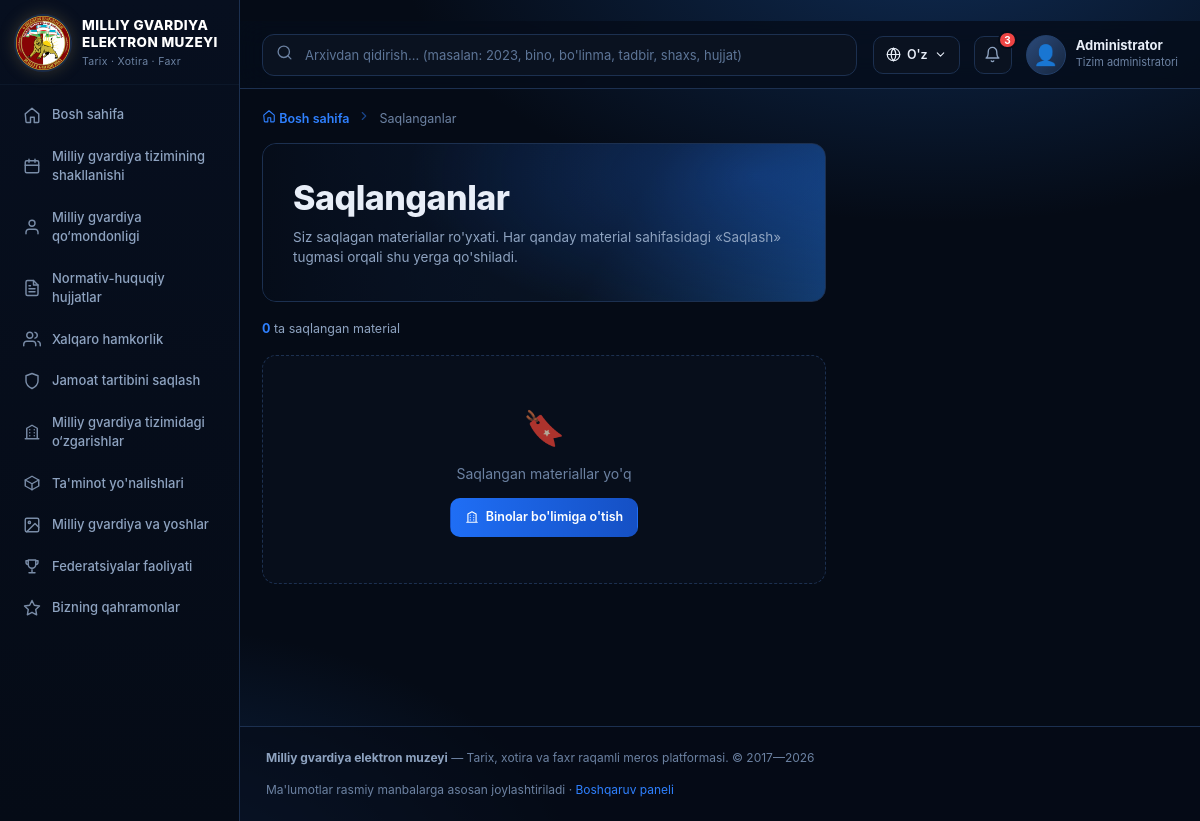
The app's page /saqlanganlar/ with its own data.
### core/models.py (models this page shows, shortened)
class TimeStampedModel(models.Model):
    created_at = models.DateTimeField("Yaratilgan sana", auto_now_add=True)
    updated_at = models.DateTimeField("Yangilangan sana", auto_now=True)
    class Meta:
        abstract = True

class Direction(TimeStampedModel):
    number = models.PositiveIntegerField("Raqam", unique=True)
    title = models.CharField("Nomi", max_length=255)
    description = models.TextField("Tavsif", blank=True)
    icon = models.CharField("Belgi (svg nomi)", max_length=40, default="star")
    url = models.CharField(
        "Havola (URL nomi)", max_length=100, blank=True, default="core:yonalishlar",
    )
    class Meta:
        verbose_name = "Yo'nalish"
        verbose_name_plural = "Yo'nalishlar"
        ordering = ["number"]

### core/views.py (the view, shortened to what this page needs)
# urls.py: path("saqlanganlar/", views.saqlanganlar, name="saqlanganlar"),
def saqlanganlar(request):
    key = request.session.session_key
    saved = Bookmark.objects.filter(session_key=key)
    registry = {
        "bino": (Building, "Yangi bino"),
        "jamoat": (PublicOrder, "Jamoat tartibi"),
        "galaba": (Achievement, "G'alaba"),
        "tadbir": (Event, "Tadbir"),
        "hujjat": (Document, "Hujjat"),
        "talim": (Education, "Ta'minot"),
        "shaxs": (Person, "Shaxs"),
        "qahramon": (Hero, "Qahramon"),
        "media": (MediaItem, "Media"),
    }
    items = []
    return render(request, "core/saqlanganlar.html", {
        "active": "saqlanganlar",
        "title": "Saqlanganlar",
        "subtitle": "Siz saqlagan materiallar ro'yxati. Saqlash tugmasi orqali materiallarni shu yerda to'plashingiz mumkin.",
        "items": items,
        "total": len(items),
    })

### core/i18n.py (called while the page is built)
def get_lang(request):
    lang = getattr(request, "LANGUAGE_CODE", None)
    if lang in LANG_CODES:
        return lang
    lang = request.COOKIES.get(COOKIE)
    return lang if lang in LANG_CODES else DEFAULT

### core/templatetags/mg_tags.py (called while the page is built)
@register.inclusion_tag("includes/icon.html", takes_context=True)
def svg(context, name, size=18):
    return {"path": ICONS.get(name, ""), "size": size}

@register.filter
def split(value, sep=" "):
    if value is None:
        return []
    return str(value).split(sep)

### core/templates/core/saqlanganlar.html (shortened to what this page needs)
{% extends "base.html" %}
{% load mg_tags %}
{% block breadcrumb %}
<nav class="breadcrumb">
  <a href="{% url 'core:home' %}">{% svg 'home' 13 %} Bosh sahifa</a>
  <span class="breadcrumb__sep">{% svg 'chev' 12 %}</span>
  <span>Saqlanganlar</span>
</nav>
{% endblock %}
{% block content %}
<section class="hero">
  <h1 class="page-title">Saqlanganlar</h1>
  <p class="page-sub">Siz saqlagan materiallar ro'yxati. Har qanday material sahifasidagi «Saqlash» tugmasi orqali shu yerga qo'shiladi.</p>
</section>
<div class="chips">
  <span class="text-muted" style="font-size:12.5px"><b class="text-accent">{{ total }}</b> ta saqlangan material</span>
</div>
<div class="grid grid--3">
  {% for it in items %}
  <a class="card" href="{{ it.url }}">
    <div class="card__media" style="aspect-ratio:16/9">
      <div class="ph" style="background:{% if it.image %}url('{{ it.image.url }}') center/cover{% else %}{{ it.title|gradient }}{% endif %}"></div>
      <span class="card__type" style="background:#1d4ed8">{{ it.kind }}</span>
    </div>
    <div class="card__body">
      <div class="card__title">{{ it.title }}</div>
    </div>
    <div class="card__meta">
      <form method="post" action="{% url 'core:bookmark_toggle' %}" onsubmit="return confirm('Saqlanganlardan olib tashlansinmi?')">
        {% csrf_token %}
        <input type="hidden" name="ctype" value="{{ it.ctype }}">
        <input type="hidden" name="oid" value="{{ it.obj.pk }}">
        <input type="hidden" name="next" value="{% url 'core:saqlanganlar' %}">
        <button class="btn" type="submit" style="padding:5px 10px">{% svg 'bookmark' 12 %} Olib tashlash</button>
      </form>
      <span class="push card__arrow">{% svg 'arrow' 13 %}</span>
    </div>
  </a>
  {% empty %}
  <div class="empty" style="grid-column:1/-1">
    <div class="empty__icon">🔖</div>
    Saqlangan materiallar yo'q
    <div style="margin-top:14px"><a class="btn btn--primary" href="{% url 'core:binolar' %}">{% svg 'building' 14 %} Binolar bo'limiga o'tish</a></div>
  </div>
  {% endfor %}
</div>
{% endblock %}

### core/templates/base.html (shortened to what this page needs)
{% load static %}{% load mg_tags %}<!DOCTYPE html>
<html lang="uz">
<head>
  <link rel="stylesheet" href="{% static 'css/style.css' %}?v=20261107l">
</head>
<body>
{% if active == 'landing' %}
  {% block landing %}{% endblock %}
{% else %}
<aside class="sidebar" id="sidebar">
  <a class="brand" href="{% url 'core:home' %}">
    <div class="brand__logo"><img src="{% static 'img/ico.png' %}"></div>
    <div class="brand__text">
      <div class="brand__title">Milliy gvardiya<br>elektron muzeyi</div>
      <div class="brand__subtitle">Tarix · Xotira · Faxr</div>
    </div>
  </a>
  <nav class="nav">
    {% for item in MENU %}
      {% with url_name=item.url|split:':' %}
      <a class="nav__item{% if active == url_name.1 %} is-active{% endif %}" href="{% url item.url %}">
        {% svg item.icon %} <span>{{ item.name }}</span>
      </a>
      {% endwith %}
    {% endfor %}
  </nav>
</aside>
<div class="shell">
  <header class="header">
    <form class="search" action="{% url 'core:qidiruv' %}" method="get">
      <span class="search__icon">{% svg 'search' 17 %}</span>
      <input type="search" name="q" value="{{ request.GET.q|default:'' }}" placeholder="Arxivdan qidirish... (masalan: 2023, bino, bo'linma, tadbir, shaxs, hujjat)">
    </form>
    <div class="header__right">
      <div class="lang-wrap" id="langWrap">
        <button class="lang" type="button" id="langBtn" aria-haspopup="true" aria-expanded="false">{% svg 'globe' 15 %} {{ CURRENT_LANG_SHORT }} {% svg 'chevD' 13 %}</button>
      </div>
      <button class="bell" title="Bildirishnomalar">{% svg 'bell' 17 %}<span class="bell__count">3</span></button>
      <div class="user">
        <div class="user__avatar">👤</div>
        <div class="user__meta">
          <div class="user__name">Administrator</div>
          <div class="user__role">Tizim administratori</div>
        </div>
      </div>
    </div>
  </header>
  <main class="layout{% block layout_class %}{% endblock %}">
    <div>
      {% block breadcrumb %}{% endblock %}
      {% block content %}{% endblock %}
    </div>
  </main>
  <footer class="footer">
    <div><b>Milliy gvardiya elektron muzeyi</b> — Tarix, xotira va faxr raqamli meros platformasi. © 2017—2026</div>
    <div>Ma'lumotlar rasmiy manbalarga asosan joylashtiriladi · <a href="/admin/" class="text-accent">Boshqaruv paneli</a></div>
  </footer>
</div>
{% endif %}
</body>
</html>

### records on screen
Direction: url "core:yillar" (drawn), name "Milliy gvardiya tizimining shakllanishi"
Direction: url "core:shaxslar" (drawn), name "Milliy gvardiya qo‘mondonligi"
Direction: url "core:hujjatlar" (drawn), name "Normativ-huquqiy hujjatlar"
Direction: url "core:tadbirlar" (drawn), name "Xalqaro hamkorlik"
Direction: url "core:jamoat" (drawn), name "Jamoat tartibini saqlash"
Direction: url "core:binolar" (drawn), name "Milliy gvardiya tizimidagi o‘zgarishlar"
Direction: url "core:talim" (drawn), name "Ta'minot yo'nalishlari"
Direction: url "core:galereya" (drawn), name "Milliy gvardiya va yoshlar"
Direction: url "core:galabalar" (drawn), name "Federatsiyalar faoliyati"
Direction: url "core:qahramonlar" (drawn), name "Bizning qahramonlar"

### other values on screen
{{ item.name }} "Bosh sahifa"
{{ CURRENT_LANG_SHORT }} "O'z"
{{ total }} "0"
